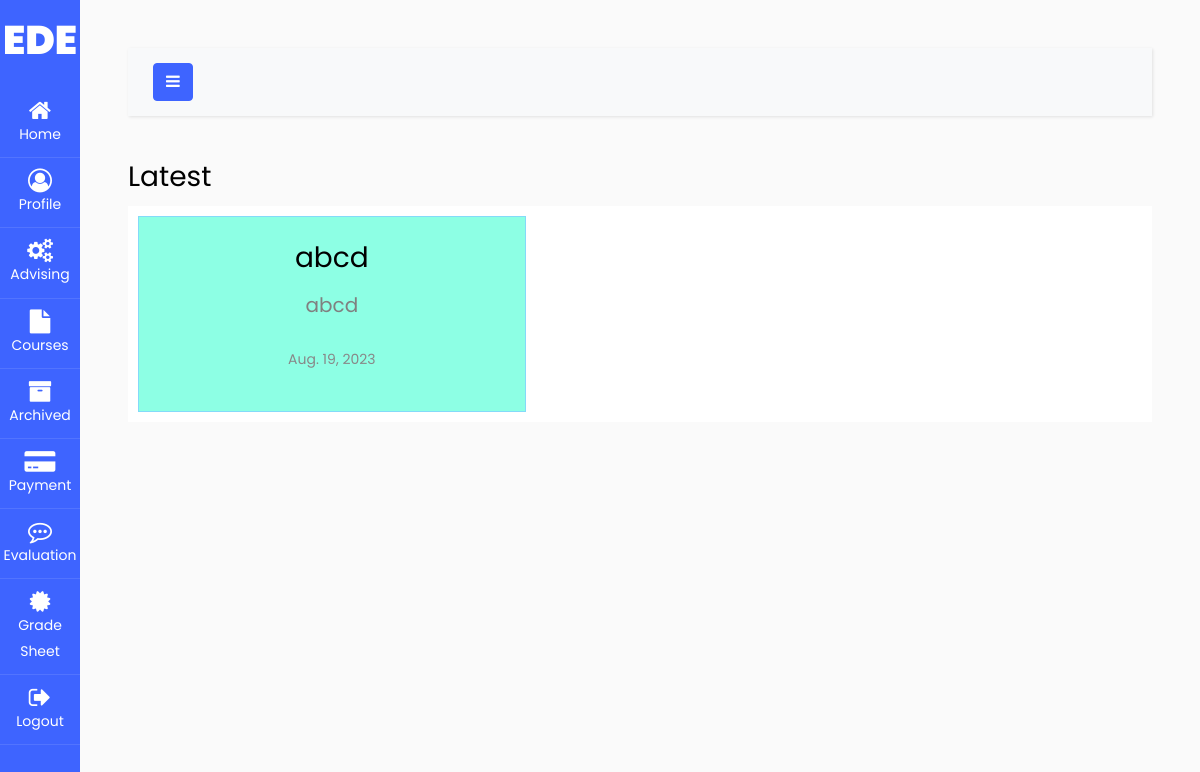
Before: /student-home/ (signed in) with the older database file.
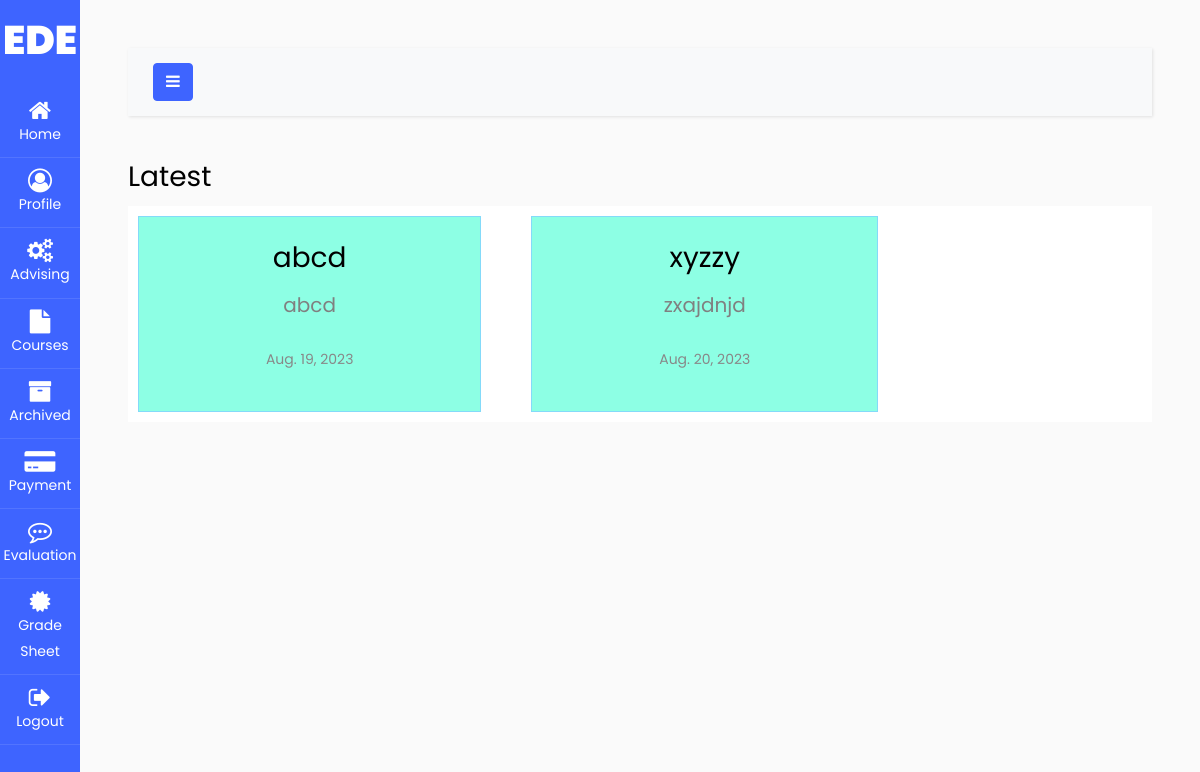
After: the same page with the newer database file.
### orgAdmin/models.py (models this page shows, shortened)
class Announcement(models.Model):
    announcement_id = models.AutoField(primary_key=True, unique=True)
    posted_by = models.ForeignKey(User, on_delete=models.CASCADE)
    org = models.ForeignKey(ORG, on_delete=models.CASCADE)
    title = models.CharField(max_length=100)
    body = models.TextField()
    date = models.DateField(default=datetime.date.today)
    time = models.TimeField(default=datetime.datetime.now().time())

### students/views.py (the view)
# urls.py: path("student-home/", views.studentHome, name="student-home"),
@login_required(login_url='login')
def studentHome(request):
    student = STUDENT.objects.get(user=request.user)
    org = student.org
    announcements = Announcement.objects.filter(org=org)
    return render(
        request, "./student/student_home.html", {"announcements": announcements}
    )

### templates/student/student_home.html (shortened to what this page needs)
{% extends "student/navbar.html" %}
{% block content %}
<h3>Latest</h3>
<div class="grid-container">
    {% for a in announcements %}
    <div class="grid-item">
        <h3>{{a.title}}</h3>
        <p>{{a.body}}</p>
        <p><span>{{a.date}}</span></p>
    </div>
    {% endfor %}
</div>
{% endblock %}

Changed rows visible on the page:
added Announcement: title "xyzzy", body "zxajdnjd", date "Aug. 20, 2023"
